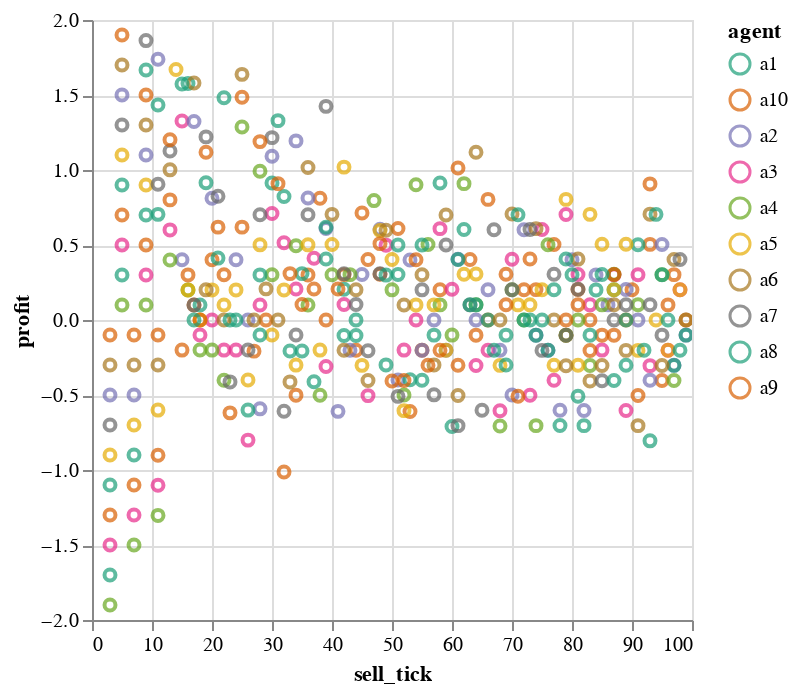

Notebook source saved alongside this figure:
### Code cell
analysis.plot_trades(routes)

### Figure 1 — Vega-Lite specification as saved in the notebook (floating-point values rounded to 4 significant figures; data arrays with more than 128 entries replaced by an {"elided": "..."} marker saying what was removed)
{"config": {"view": {"continuousWidth": 300, "continuousHeight": 300}}, "data": {"name": "data-c7a4df616765f921acd11d5aa760690e"}, "mark": {"type": "point"}, "encoding": {"color": {"field": "agent", "scale": {"scheme": "dark2"}, "type": "nominal"}, "x": {"field": "sell_tick", "type": "quantitative"}, "y": {"field": "profit", "type": "quantitative"}}, "params": [{"name": "param_4", "select": {"type": "interval", "encodings": ["x", "y"]}, "bind": "scales"}], "$schema": "https://vega.github.io/schema/vega-lite/v5.8.0.json", "datasets": {"data-c7a4df616765f921acd11d5aa760690e": {"elided": "418 records"}}}
